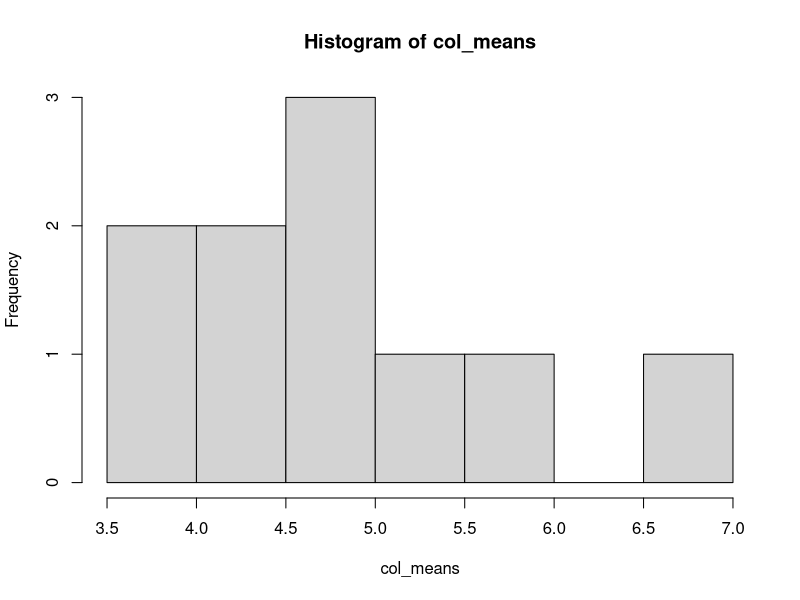

This chart was generated by the following R code:
#the sum of 52.3, 74.8, 3.17
52.3 + 74.8 + 3.17
#the square root of 144
sqrt(144)
#the 10-based logarithm of 200 multiplied with sin of π/4
log10(200) * sin(pi/4)
#the cumulative sum of the numbers 1,3,18,20,2 
vec <- c(1, 2, 3, 4, 5)
cumsum(vec)
#find 10 numbers between 0 and 20 rounded to the nearest integer
#value (hint use the command sample() or a combination of the
#commands round() and runif()).
random_numbers <- runif(10, min = 0, max = 20)
rounded_numbers <- round(random_numbers)
random_numbers_with_sample <- sample(0:20, 10, replace = TRUE)
#Assign the number 5 to x and the number 10 to y
x <- 5
y <- 10

# Assign the number 5 to x and the number 10 to y.
# Calculate the product of x and y.
# Store the result in a new variable z.
# Inspect your workspace by clicking the “environment” tab in RStudio, and find the three objects.
# Make a vector myvec of the objects x,y,z.
# Find the minimum, the maximum and the mean of the vector.
# Remove myvec from the workspace.
z <- x * y
myvec <- c(x, y, z)
min_myvec <- min(myvec)
max_myvec <- max(myvec)
mean_myvec <- mean(myvec)

#The numbers below are the first ten days of rainfall in a year
#0.1 0.5 2.3 1.1 11.3 14.7 23.4 15.7 0 0.9
#Read them into a vector using the c() command.
rainfall_vec <- c(0.1, 0.5, 2.3, 1.1, 11.3, 14.7, 23.4, 15.7, 0, 0.9)
#Calulate the mean and the standard deviation.
rainfall_mean <- mean(rainfall_vec)
rainfall_sd <- sd(rainfall_vec)
#Calculate the cumulative rainfall over these ten days. What is total sum of the rainfall?
rainfall_sum <- sum(rainfall_vec)
#Which day saw the highest rainfall? Find an appropriate R command.
rainfall_max <- max(rainfall_vec)
#Take a subset of the rainfall data where rain is larger than 10.
rainfall_subset <- rainfall_vec[rainfall_vec>10]
#What is mean rainfall for days where the rainfall was at least 5?
rainfall_atleast_five <- rainfall_vec[rainfall_vec<=5]
mean_of_rainfall_atleast_five <- mean(rainfall_atleast_five)
#Subset the vector where it is either exactly 0 or 1.1 and find the corresponding days.
rainfall_subset_2 <- which(rainfall_vec==0 | rainfall_vec==1.1)

#Aufgabe 4
#Read these vectors into two vectors with appropriate names.
cylinder_length_vec <- c(2.5, 3.4, 4.8, 3.1, 1.7)
cylinder_diameters_vec <- c(0.7, 0.4, 0.5, 0.5, 0.9)
#Volumen = pi * r2 * h
cylinder_volumes_vec<-c()
for (i in 1:length(cylinder_length_vec)) {
  cylinder_volumes_vec[i] <- cylinder_length_vec[i]*pi*((cylinder_diameters_vec[i]/2)^2)
}
#Recalculate to cubic milimeters
cylinder_volumes_cubic_milimeters_vec <- cylinder_volumes_vec * 1000

#Aufgabe 5
x <- c(1,2,3,4,5)
y <- c(3,5,7,9)
union <- union(x, y)
intersection <- intersect(x, y)
x_without_y <- setdiff(x,y)
print(x_without_y)
y_without_x <- setdiff(y, x)
print(x_without_y)
vec <- c(x, y)

#Aufgabe 6
first_row_vec <- seq(from=0, to=18, by=2)
random_number_vec <- as.integer(runif(70, min=0, max=10))
matrix <- matrix(data=c(first_row_vec, random_number_vec), byrow=TRUE, nrow=8, ncol=10)
row_means <- as.integer(rowMeans(matrix))
sd_rows <- sd(matrix)
new_matrix = matrix[2:8, 1:10]
col_means <- colMeans(new_matrix)
hist(col_means)



















